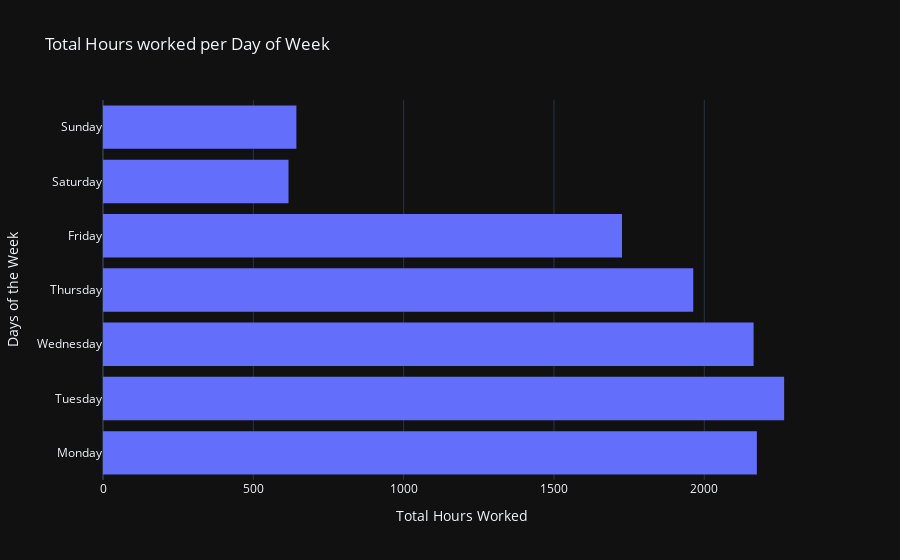

Source (notebook cell):
### Code cell
question_7 = question_6.copy()
total_paid_hours_per_day_of_week = question_7.groupby("DayOfWeek")['Paid Hours'].sum()

px.histogram(x=total_paid_hours_per_day_of_week.tolist(), y=days_of_week, title='Total Hours worked per Day of Week').update_layout(xaxis_title='Total Hours Worked', yaxis_title='Days of the Week', template='plotly_dark')

### Figure 1 — Plotly figure (JSON) as saved in the notebook; plotly's stock layout.template omitted (floating-point values rounded to 4 significant figures)
{"data": [{"alignmentgroup": "True", "bingroup": "y", "histfunc": "sum", "hovertemplate": "sum of x=%{x}<br>y=%{y}<extra></extra>", "legendgroup": "", "marker": {"color": "#636efa", "pattern": {"shape": ""}}, "name": "", "offsetgroup": "", "orientation": "h", "showlegend": false, "type": "histogram", "x": [2175.0, 2266.0, 2164.0, 1963.0, 1726.0, 617.1, 643.2], "xaxis": "x", "y": ["Monday", "Tuesday", "Wednesday", "Thursday", "Friday", "Saturday", "Sunday"], "yaxis": "y"}], "layout": {"barmode": "relative", "legend": {"tracegroupgap": 0}, "title": {"text": "Total Hours worked per Day of Week"}, "xaxis": {"anchor": "y", "domain": [0, 1], "title": {"text": "Total Hours Worked"}}, "yaxis": {"anchor": "x", "domain": [0, 1], "title": {"text": "Days of the Week"}}}}
